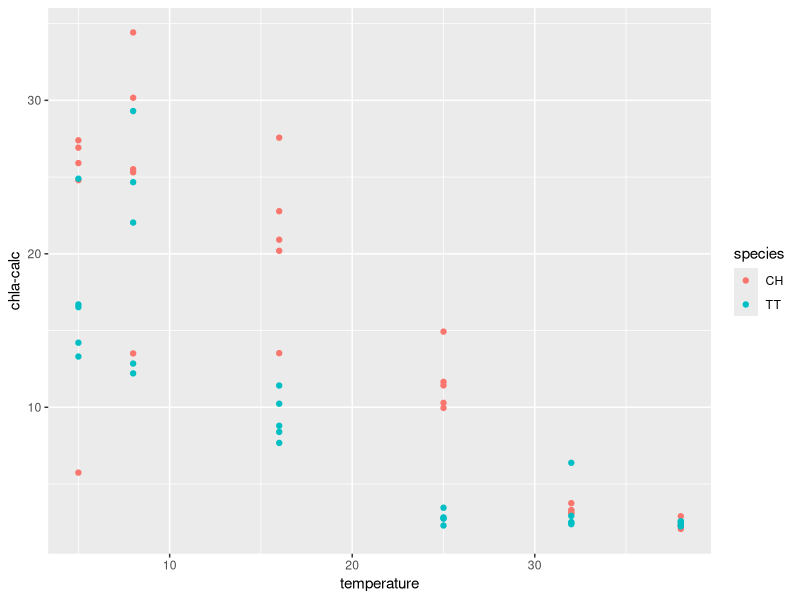
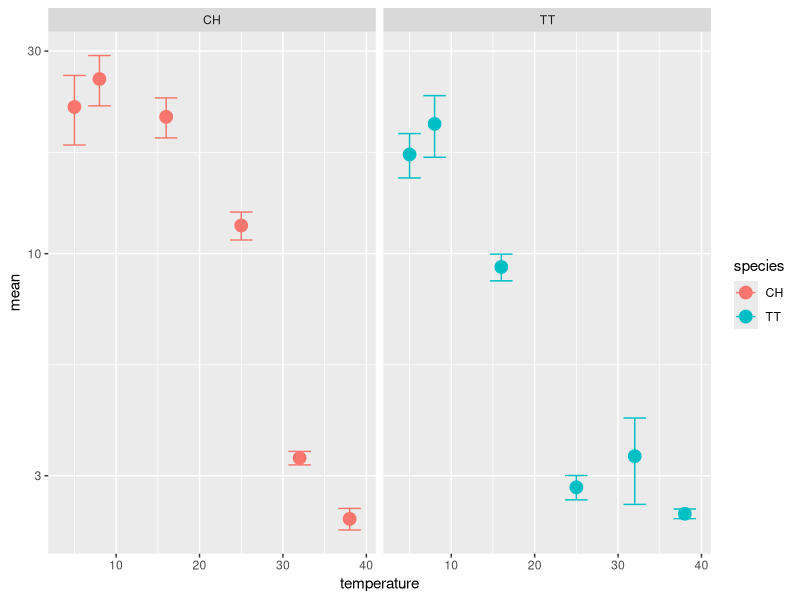
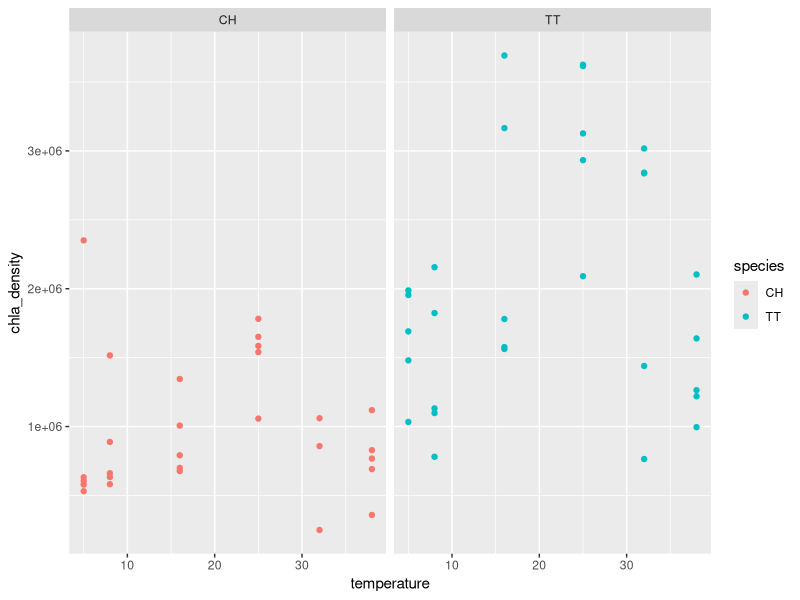
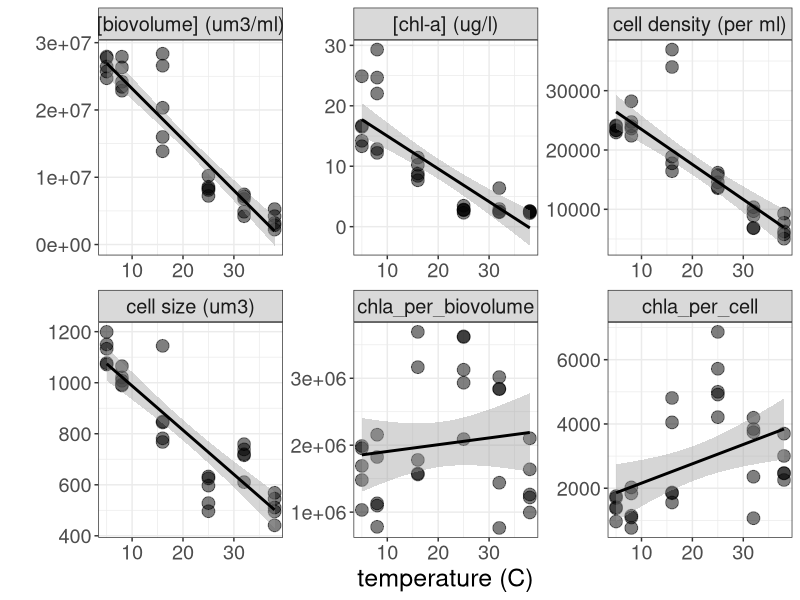
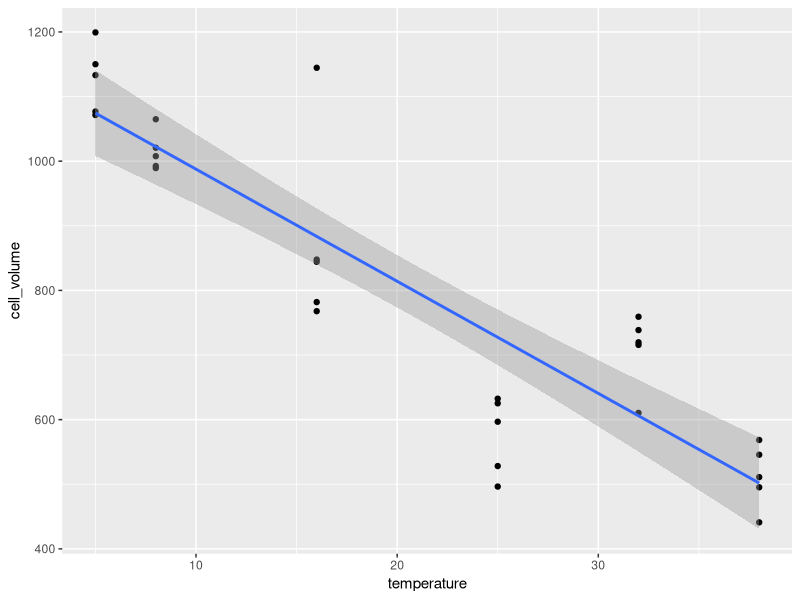
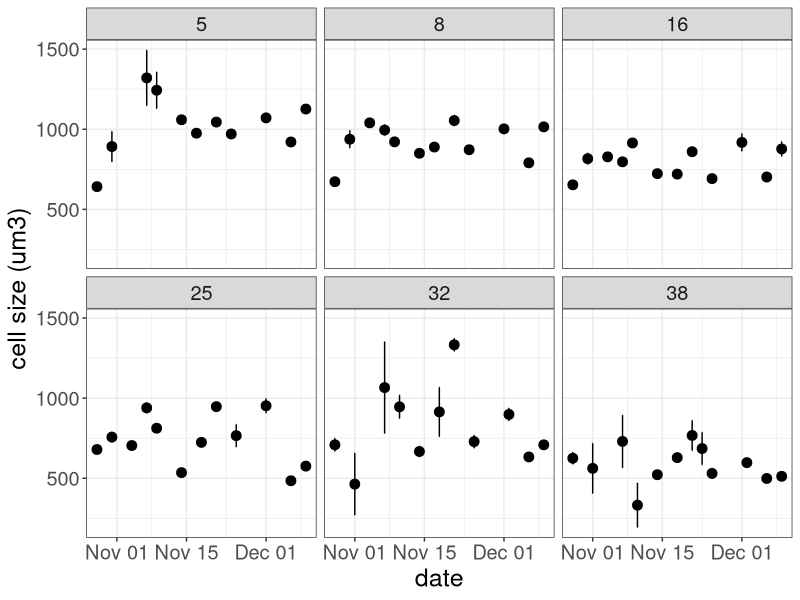
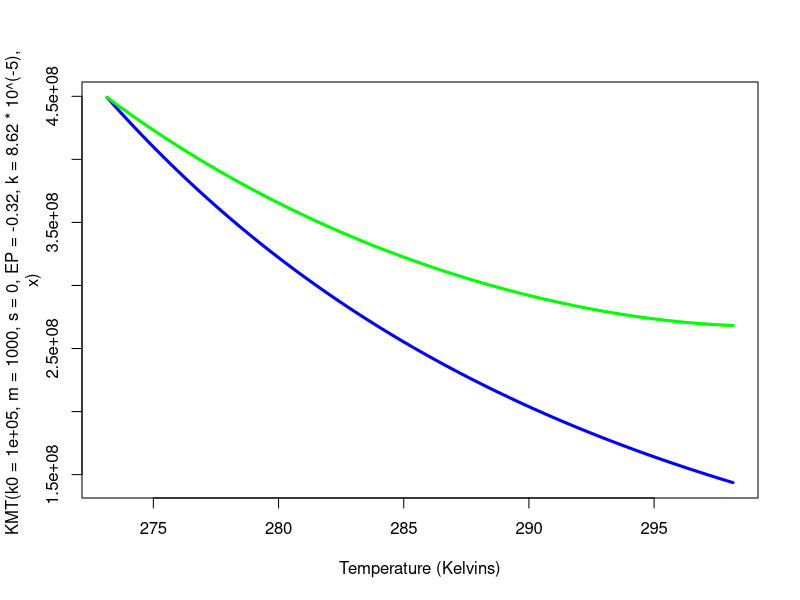
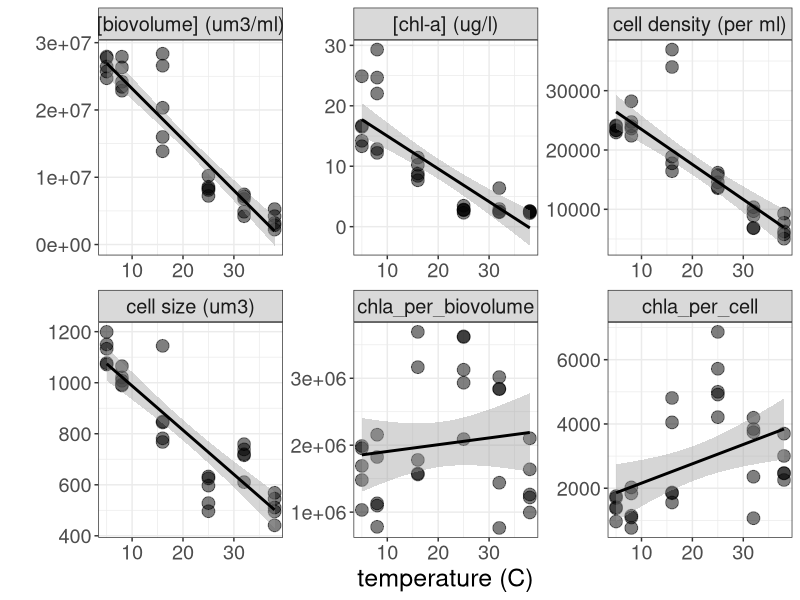

Reproduce these figures in R, in order.
### chla analysis
### last updated by JB jan 5 2017



# load libraries ----------------------------------------------------------

library(tidyverse)
library(stringr)
library(plotrix)
library(lubridate)
library(broom)

# read in data ------------------------------------------------------------

chl_raw <- read_csv("data-raw/chla-jtemp.csv")


chl <- chl_raw %>% 
	filter(REPLICATE != "BLANK") %>% 
	filter(REPLICATE != "05tt4") %>% 
	separate(REPLICATE, into = c("temperature", "species", "replicate"), sep = c(2,4)) %>% 
	mutate(temperature = as.numeric(temperature)) %>% 
	rename(rep = replicate) %>% 
	mutate(rep = as.integer(rep))



ggplot(data = chl, aes(x = temperature, y = `chla-calc`, group = species, color = species)) + geom_point()

chl %>% 
	group_by(species, temperature) %>% 
	summarise_each(funs(mean, std.error), `chla-calc`) %>% 
	ggplot(aes(x = temperature, y = mean, group = species, color = species)) + geom_point(size = 4) +
	geom_errorbar(aes(ymin = mean-std.error, ymax = mean + std.error)) + facet_wrap(~ species) +
	scale_y_log10()


# now compare with biovolumes ---------------------------------------------

jtemp <- read_csv("data-processed/sea.csv")

chla <- chl %>% 
	rename(chla = `chla-calc`) %>% 
	select(temperature, rep, species, chla) %>% 
	unite(uniqueid, temperature, rep, species)


dec9 <- jtemp %>% 
	filter(start_time > "2016-12-09") %>% 
	select(temperature, rep, species, cell_density, total_biovolume, cell_volume) %>% 
	unite(uniqueid, temperature, rep, species)



all <- left_join(chla, dec9, by = "uniqueid") %>% 
	distinct(uniqueid, .keep_all = TRUE) %>% 
	separate(uniqueid, into = c("temperature", "replicate", "species")) %>% 
	mutate(temperature = as.numeric(temperature))

all %>% 
	mutate(chla_density = total_biovolume/chla) %>% 
	mutate(chla_per_cell = cell_density/chla) %>% 
	ggplot(aes(x = temperature, y = chla_density, group = species, color = species)) + geom_point() +
	facet_wrap( ~ species)

all_long <- all %>% 
	mutate(chla_per_biovolume = total_biovolume/chla) %>% 
	mutate(chla_per_cell = cell_density/chla) %>% 
	rename(`cell density (per ml)` = cell_density,
				 `cell size (um3)` = cell_volume,
				 `[chl-a] (ug/l)` = chla,
				 `[biovolume] (um3/ml)` = total_biovolume) %>% 
	gather(type, obs, 4:9)
	
	
all_long %>% 
	filter(species == "TT") %>% 
ggplot(aes(x = temperature, y = obs)) + geom_point(size = 4, alpha = 0.5) +
	facet_wrap( ~ type, scales = "free") + theme_bw() + geom_smooth(method = "lm", color = "black") + ylab("") + xlab("temperature (C)") +
	theme(text = element_text(size=18))
ggsave("figures/TT_cell_physiology.png", width = 8, height = 6) 

all %>% 
	filter(species == "TT") %>% 
	mutate(inverse_temp = (1/(.00008617*(temperature+273.15)))) %>% 
do(tidy(lm(cell_density ~ temperature, data = .), conf.int = TRUE)) %>% View

all %>% 
	filter(species == "TT") %>%
	# filter(temperature < 33) %>% 
	lm(cell_volume ~ temperature, data =.) %>% summary()

all %>% 
	filter(species == "TT") %>%
	ggplot(aes(x = temperature, y = cell_volume)) + geom_point() + geom_smooth(method = "lm")


write_csv(all_long, "data-processed/CH_TT_chla_biovolume_final_time.csv")

### How did cell size change over time?


jtemp %>% 
	filter(species == "TT") %>% 
	filter(cell_volume != 1776.750) %>% 
	mutate(start_time = ifelse(time_since_innoc_days == 0.5, "2016-10-28", start_time)) %>% 
	separate(start_time, into= c("date", "time"), sep = " ") %>% 
	mutate(date = ymd(date)) %>% 
	group_by(temperature, date) %>% 
	summarise_each(funs(mean, std.error), cell_volume) %>% 
	ggplot(aes(x = date, y = mean)) + geom_point(size = 3) +
		geom_errorbar(aes(ymin = mean-std.error, ymax = mean + std.error), width = 0.1) +
	facet_wrap( ~ temperature) + theme_bw() + theme(text = element_text(size = 18)) + ylab("cell size (um3)")
ggsave("figures/TT_cell_size_time_series.png", width = 8, height = 6)

jtemp %>% 
	filter(species == "TT") %>% 
	filter(cell_volume != 1776.750) %>% 
	mutate(start_time = ifelse(time_since_innoc_days == 0.5, "2016-10-28", start_time)) %>% 
	filter(temperature == 38) %>% View


(-17/750)*100

## k0 is the ref K
## m is body mass at ref temp
## s is the percentage change in body mass with each degree increase in temperature
## t is the temperature
## k is boltzman's constant
## EP is the activation energy of photosynthesis


KMT <- function(k0, m, s, EP, k, t) k0*((m + ((-s/100)*m)*(t-273.15))^(-3/4))*exp(-EP/(k*t))

## now add curve for K without TSR, shown in blue
curve(KMT(k0 = 100000, m = 1000, s = 0, EP = -0.32, k = 8.62 * 10^(-5), x), from=273.15+0, to=273.15+25, xlab="Temperature (Kelvins)", col = "blue", lwd = 3)


## draw K curve with TSR (in green)
curve(KMT(k0 = 100000, m = 1000, s = 2.26, EP = -0.32, k = 8.62 * 10^(-5), x), from=273.15+0, to=273.15+25,
			xlab="Temperature (Kelvins)", ylab="log(K)", col = "green", add = TRUE, lwd = 3)


kpred <- read_csv("data-processed/k-tsr-pred.csv")

kpred %>% 
	mutate(inverse_temp = 1/(8.62 * 10^(-5)*kelvin)) %>% 
	group_by(treatment) %>% 
	do(tidy(lm(log(k) ~ inverse_temp, data = .), conf.int = TRUE)) %>% View
	



### now try to see how k per mass changes with temp


all2 <- all %>% 
	unite(ID, temperature, replicate, sep = "_", remove = FALSE)

?unite


k_obs <- read_csv("data-processed/output_rK_TT_cell_abundance.csv")


k_mass <- left_join(all2, k_obs)


k_mass %>% 
	mutate(mass_st_k = K/(cell_volume^(-3/4))) %>%
	mutate(inverse_temp = (1/(.00008617*(temperature+273.15)))) %>% 
	do(tidy(lm(log(mass_st_k) ~ inverse_temp, data = .), conf.int = TRUE)) %>% View

	
	
